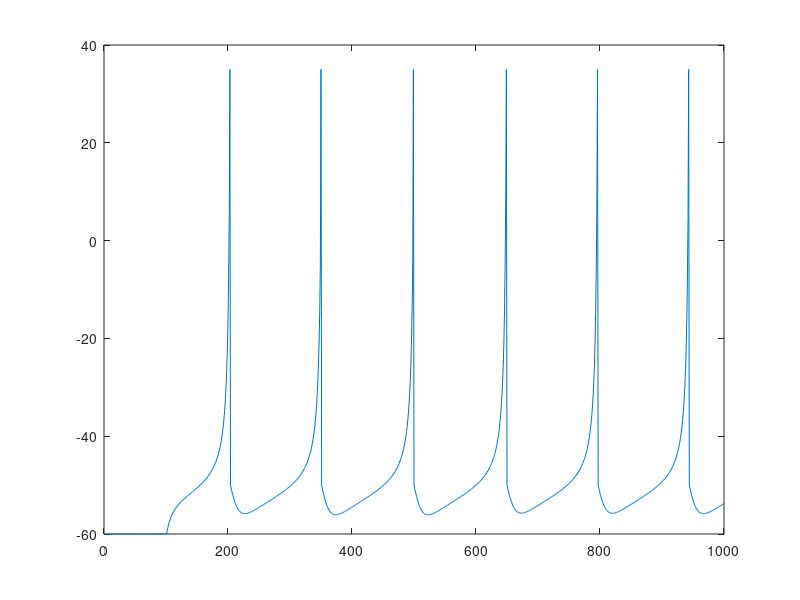

This chart was generated by the following MATLAB code:
C=100; vr=-60; vt=-40; k=0.7; % parameters used for RS
a=0.03; b=-2; c=-50; d=100; % neocortical pyramidal neurons
vpeak=35; % spike cutoff
T=1000; tau=1; % time span and step (ms)
n=round(T/tau); % number of simulation steps
v=vr*ones(1,n); u=0*v; % initial values
I=[zeros(1,0.1*n),70*ones(1,0.9*n)];% pulse of input DC current
for i=1:n-1 % forward Euler method
v(i+1)=v(i)+tau*(k*(v(i)-vr)*(v(i)-vt)-u(i)+I(i))/C;
u(i+1)=u(i)+tau*a*(b*(v(i)-vr)-u(i));
if v(i+1)>=vpeak % a spike is fired!
v(i)=vpeak; % padding the spike amplitude
v(i+1)=c; % membrane voltage reset
u(i+1)=u(i+1)+d; % recovery variable update
end;
end;
plot(tau*(1:n), v); % plot the result
